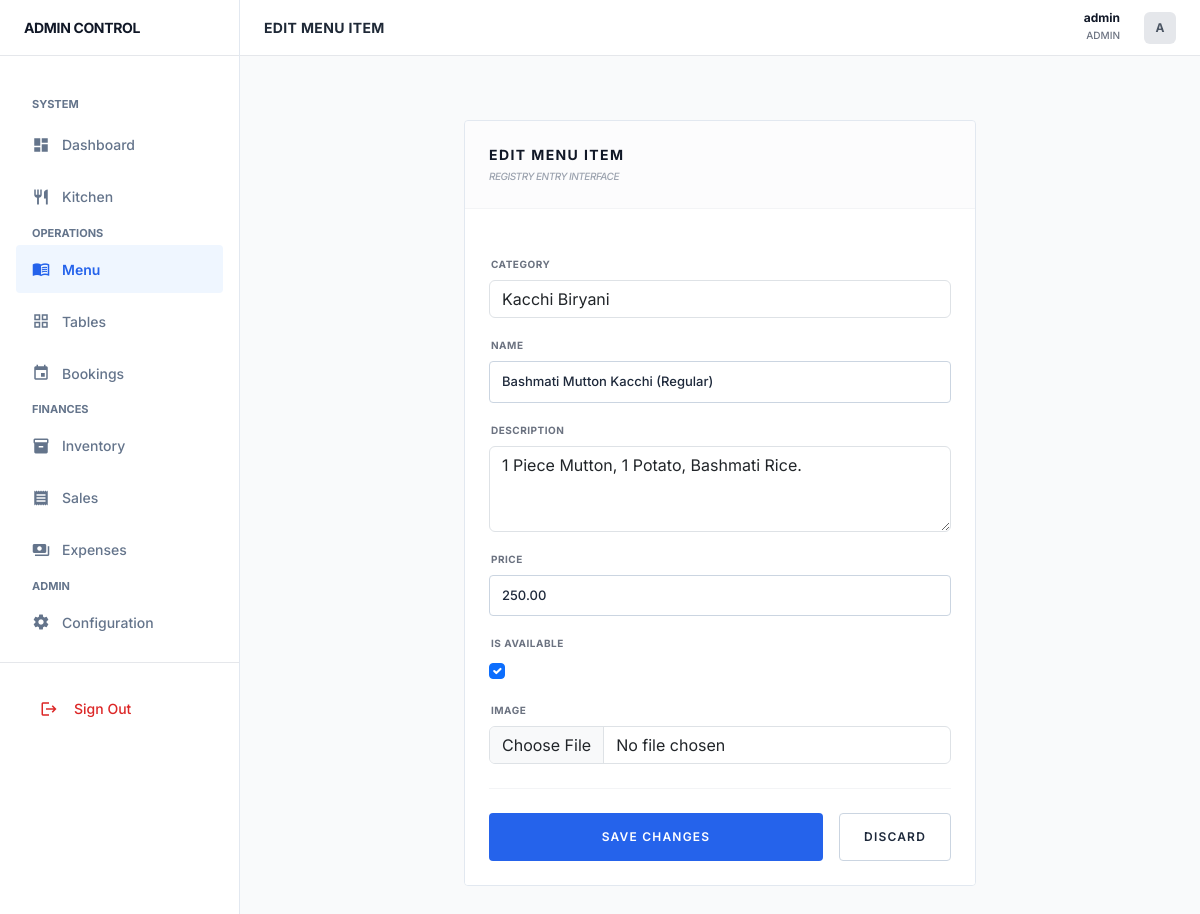
Page /menu/22/edit/ (signed in) on the committed database.
### core/models/menu_item.py (models this page shows, shortened)
class MenuItem(models.Model):
    category = models.ForeignKey('Category', on_delete=models.CASCADE, related_name='items')
    name = models.CharField(max_length=100)
    description = models.TextField(blank=True, null=True)
    price = models.DecimalField(max_digits=10, decimal_places=2)
    is_available = models.BooleanField(default=True)
    image = models.ImageField(upload_to='menu_items/', blank=True, null=True)

### core/views/menu.py (the view)
class MenuItemUpdateView(LoginRequiredMixin, UpdateView):
    model = MenuItem
    form_class = MenuItemForm
    template_name = 'core/form.html'
    success_url = reverse_lazy('menu_list')
    extra_context = {'title': 'Edit Menu Item'}

### core/forms.py
class MenuItemForm(forms.ModelForm):
    class Meta:
        model = MenuItem
        fields = ['category', 'name', 'description', 'price', 'is_available', 'image']
        widgets = {
            'category': forms.Select(attrs={'class': 'form-control'}),
            'name': forms.TextInput(attrs={'class': 'form-control'}),
            'description': forms.Textarea(attrs={'class': 'form-control', 'rows': 3}),
            'price': forms.NumberInput(attrs={'class': 'form-control'}),
            'is_available': forms.CheckboxInput(attrs={'class': 'form-check-input'}),
            'image': forms.ClearableFileInput(attrs={'class': 'form-control'}),
        }

### core/context_processors.py (called while the page is built)
def low_stock_processor(request):
    if request.user.is_authenticated:
        low_stock_count = 0
        ingredients = Ingredient.objects.all()
        for item in ingredients:
            if item.current_stock <= item.low_stock_threshold:
                low_stock_count += 1
        return {'sidebar_low_stock_count': low_stock_count}
    return {'sidebar_low_stock_count': 0}

### core/models/category.py (called while the page is built)
    def __str__(self):
        return self.name

### core/templates/core/form.html (shortened to what this page needs)
{% extends 'core/base.html' %}
{% block page_title %}{{ title|default:"Configuration" }}{% endblock %}
{% block content %}
<div class="flex justify-center items-start py-8">
    <div class="w-full max-w-lg">
        <div class="app-card overflow-hidden">
            <div class="p-6 border-b border-gray-100 bg-gray-50/50">
                <h2 class="text-sm font-bold text-gray-900 uppercase tracking-widest">{{ title }}</h2>
                <p class="text-[10px] font-medium text-gray-400 uppercase tracking-tighter italic mt-1">Registry Entry Interface</p>
            </div>
            <div class="p-6 bg-white">
                <form method="post" enctype="multipart/form-data" class="space-y-6">
                    <div class="space-y-5">
                        {% for field in form %}
                        <div>
                            <label class="block text-[10px] font-bold text-gray-500 uppercase tracking-wider mb-2 ml-0.5">
                                {{ field.label }}
                            </label>
                            <div class="relative">
                                {{ field }}
                            </div>
                        </div>
                        {% endfor %}
                    </div>
                    <div class="pt-6 border-t border-gray-100 flex gap-3">
                        <button type="submit" class="btn-flat flex-1 uppercase tracking-widest text-xs py-3">Save Changes</button>
                        <a href="javascript:history.back()" class="btn-flat btn-flat-outline px-6 uppercase tracking-widest text-xs flex items-center justify-center">Discard</a>
                    </div>
                </form>
            </div>
        </div>
    </div>
</div>
{% endblock %}

### core/templates/core/base.html (shortened to what this page needs)
{% load static %}
<!DOCTYPE html>
<html lang="en" x-data="{ sidebarOpen: false }">
<head>
    <link href="https://cdn.jsdelivr.net/npm/bootstrap@5.3.0/dist/css/bootstrap.min.css" rel="stylesheet">
    <script src="https://cdn.tailwindcss.com"></script>
    <link rel="stylesheet" href="{% static 'core/css/style.css' %}">
</head>
<body class="bg-gray-50">
    <div class="flex h-screen overflow-hidden">
        <aside :class="sidebarOpen ? 'block' : 'hidden'" class="lg:block flat-sidebar h-full flex flex-col z-40 fixed lg:static inset-y-0 left-0" x-cloak>
            <div class="h-14 flex items-center px-6 border-b border-gray-200">
                <span class="text-sm font-bold text-gray-900 tracking-tight uppercase">Admin Control</span>
            </div>
            <nav class="flex-1 overflow-y-auto p-3 space-y-1">
                <p class="section-label px-3 mt-4">System</p>
                <a href="{% url 'dashboard' %}" class="nav-link-flat {% if request.resolver_match.url_name == 'dashboard' %}nav-link-active{% endif %}">
                    <span class="material-icons text-lg">dashboard</span>
                    <span>Dashboard</span>
                </a>
                <a href="{% url 'kitchen_dashboard' %}" class="nav-link-flat {% if 'kitchen' in request.path %}nav-link-active{% endif %}">
                    <span class="material-icons text-lg">restaurant</span>
                    <span>Kitchen</span>
                </a>
                <p class="section-label px-3 mt-6">Operations</p>
                <a href="{% url 'menu_list' %}" class="nav-link-flat {% if 'menu' in request.path %}nav-link-active{% endif %}">
                    <span class="material-icons text-lg">menu_book</span>
                    <span>Menu</span>
                </a>
                <a href="{% url 'table_list' %}" class="nav-link-flat {% if 'tables' in request.path %}nav-link-active{% endif %}">
                    <span class="material-icons text-lg">grid_view</span>
                    <span>Tables</span>
                </a>
                <a href="{% url 'reservation_list' %}" class="nav-link-flat {% if 'reservations' in request.path %}nav-link-active{% endif %}">
                    <span class="material-icons text-lg">event</span>
                    <span>Bookings</span>
                </a>
                <p class="section-label px-3 mt-6">Finances</p>
                <a href="{% url 'ingredient_list' %}" class="nav-link-flat {% if 'inventory' in request.path %}nav-link-active{% endif %}">
                    <span class="material-icons text-lg">inventory_2</span>
                    <span>Inventory</span>
                </a>
                <a href="{% url 'order_list' %}" class="nav-link-flat {% if 'orders' in request.path %}nav-link-active{% endif %}">
                    <span class="material-icons text-lg">receipt</span>
                    <span>Sales</span>
                </a>
                <a href="{% url 'expense_list' %}" class="nav-link-flat {% if 'expenses' in request.path %}nav-link-active{% endif %}">
                    <span class="material-icons text-lg">payments</span>
                    <span>Expenses</span>
                </a>
                {% if user.is_superuser %}
                <p class="section-label px-3 mt-6">Admin</p>
                <a href="{% url 'settings_home' %}" class="nav-link-flat {% if 'settings' in request.path %}nav-link-active{% endif %}">
                    <span class="material-icons text-lg">settings</span>
                    <span>Configuration</span>
                </a>
                {% endif %}
            </nav>
            <div class="p-4 border-t border-gray-200">
                <form action="{% url 'logout' %}" method="post">
                    <button type="submit" class="flex items-center gap-3 w-full px-3 py-2 text-sm font-medium text-red-600 hover:bg-red-50 rounded">
                        <span class="material-icons text-lg">logout</span>
                        <span>Sign Out</span>
                    </button>
                </form>
            </div>
        </aside>
        <div class="flex-1 flex flex-col min-w-0">
            <header class="h-14 bg-white border-b border-gray-200 flex items-center justify-between px-6 sticky top-0 z-30">
                <div class="flex items-center gap-4">
                    <h1 class="text-sm font-bold text-gray-800 uppercase tracking-wide">{% block page_title %}Overview{% endblock %}</h1>
                </div>
                <div class="flex items-center gap-4">
                    <div class="text-right hidden sm:block">
                        <p class="text-xs font-bold text-gray-900 leading-none mb-1">{{ user.username }}</p>
                        <p class="text-[10px] text-gray-500 uppercase font-medium">{% if user.is_superuser %}Admin{% else %}Staff{% endif %}</p>
                    </div>
                    <div class="w-8 h-8 bg-gray-200 rounded flex items-center justify-center text-xs font-bold text-gray-600">
                        {{ user.username|first|upper }}
                    </div>
                </div>
            </header>
            <main class="flex-1 overflow-y-auto p-6 lg:p-8">
                {% block content %}{% endblock %}
            </main>
        </div>
    </div>
</body>
</html>

### core/static/core/css/style.css (style rules this page uses)
:root { --primary-color: #2563eb; --secondary-color: #64748b; --success-color: #16a34a; --danger-color: #dc2626; --bg-light: #f8fafc; --bg-white: #ffffff; --text-main: #1e293b; --text-muted: #64748b; --border-main: #e2e8f0; --border-dark: #cbd5e1; --radius-none: 0px; --radius-sm: 4px; --radius-md: 6px; --sidebar-w: 240px; --header-h: 56px; }
* { transition: none !important; box-shadow: none !important; }
body { background-color: var(--bg-light); color: var(--text-main); font-family: 'Inter', system-ui, -apple-system, sans-serif; line-height: 1.5; -webkit-font-smoothing: grayscale; }
.app-card { background: var(--bg-white); border: 1px solid var(--border-main); border-radius: var(--radius-sm); }
.flat-sidebar { width: var(--sidebar-w); background: var(--bg-white); border-right: 1px solid var(--border-main); }
.nav-link-flat { display: flex; align-items: center; gap: 12px; padding: 10px 16px; color: var(--text-muted); font-size: 14px; font-weight: 500; border-radius: var(--radius-sm); text-decoration: none; }
.nav-link-active { background-color: #eff6ff !important; color: var(--primary-color) !important; font-weight: 600; }
.btn-flat { background-color: var(--primary-color); color: white; padding: 8px 16px; font-size: 14px; font-weight: 600; border: none; border-radius: var(--radius-sm); cursor: pointer; }
.btn-flat-outline { background-color: transparent; border: 1px solid var(--border-dark); color: var(--text-main); }
h1, h2, h3, h4 { font-weight: 600; color: #0f172a; }
.section-label { font-size: 11px; font-weight: 700; text-transform: uppercase; color: var(--text-muted); margin-bottom: 8px; display: block; }

### core/templates/core/base.html (style rules this page uses)
body { font-family: 'Inter', -apple-system, sans-serif; }

### core/templates/core/form.html (style rules this page uses)
input[type="text"], input[type="email"], input[type="tel"], input[type="number"], input[type="password"], textarea, select { width: 100%; background-color: #ffffff; border: 1px solid #cbd5e1; border-radius: 4px; padding: 10px 12px; font-size: 13px; font-weight: 500; color: #1e293b; outline: none; }
input::placeholder { color: #94a3b8; }

### rows in the picture
MenuItem: form "Kacchi Biryani" "Bashmati Mutton Kacchi (Regular)" "1 Piece Mutton, 1 Potato, Bashmati Rice." "250.00" "☑"

### other values in the picture
{{ title|default:"Configuration" }} "EDIT MENU ITEM"
{{ user.username }} "admin"
{{ user.username|first|upper }} "A"
{{ title }} "EDIT MENU ITEM"
{{ field.label }} "CATEGORY" "NAME" "DESCRIPTION" "PRICE" "IS AVAILABLE" "IMAGE"
